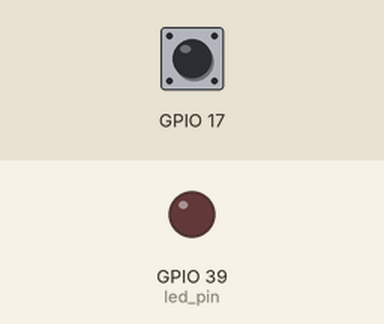
This program was run on a simulated ESP32-S3. On the bench: output pins drawn as LEDs (lit = HIGH). The inputs (shaded band) are chosen by the test bench; at power-on: GPIO 17 LOW.

Above: at 1.2 s.
1.3 s: GPIO 17 driven HIGH
At 1.7 s:
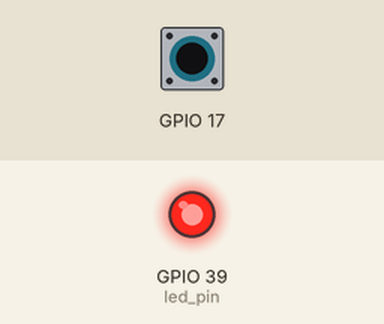
4.3 s: GPIO 17 driven LOW
Timing chart, 0 to 7.3 s (numbered marks = the images above; inputs shaded):
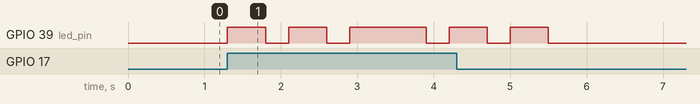

The program:

main.cpp
```cpp
#include <Arduino.h>

//Pin включения светодиода
const int led_pin = 39;
//Счетчик нажатия на кнопку
int count_push = 0;
//Флаг включения светодиода
bool light_on = false;

void setup()
{
  pinMode(led_pin, OUTPUT);
}

void loop()
{
  //Если на 17м порте максимальное напряжение,
  //то флаг light_on равен "true" и
  //счетчик нажатия на кнопку увеличивается на 1.
  if(digitalRead(17) == HIGH)
  {
    light_on = true;
    count_push++;
  }

  //Если счетчик нажатия count_push больше или равен 3м,
  //счетчик нажатия на кнопку обнуляется,
  //флагу light_on приравенивается значение "false",
  //на пине 39 устанавливается максимальное напряжение на 3 сек.
  if(count_push >= 3)
  {
    count_push = 0;
    light_on = false;
    digitalWrite(led_pin, HIGH);
    delay(3000);
    digitalWrite(led_pin, LOW);
  }

  //Если флаг light_on равен "true",
  //флагу light_on приравенивается значение "false",
  //на пине 39 устанавливается максимальное напряжение на 0.5 сек., с прерыванием 0.3 сек., 3 раза.
  if(light_on)
  {
    light_on = false;
    //1
    digitalWrite(led_pin, HIGH);
    delay(500);
    digitalWrite(led_pin, LOW);
    delay(300);
    //2
    digitalWrite(led_pin, HIGH);
    delay(500);
    digitalWrite(led_pin, LOW);
    delay(300);
    //3
    digitalWrite(led_pin, HIGH);
    delay(500);
    digitalWrite(led_pin, LOW);
  }
}
```

Measured:
- after the input at 1.3 s, GPIO 39 (led_pin): goes HIGH 0.50 s, LOW 0.30 s, HIGH 0.50 s, LOW 0.30 s, HIGH 1.0 s, LOW 0.30 s, then HIGH, starting at once
